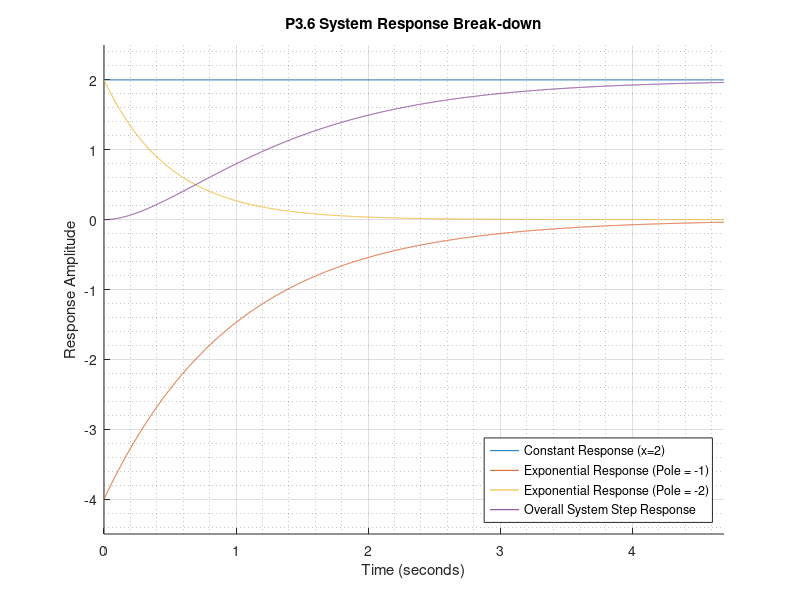

Source code (MATLAB):
% P3.6
tset_2 = 1/(-1)*log(0.02);
tset_3 = 1/(-2)*log(0.02);
limit = max(tset_2,tset_3)*1.2;
t = 0:0.001:limit;

x_1 = @(t) 2;
x_ser_1 = arrayfun(x_1,t);

x_2 = @(t) -4*exp(-t);
x_ser_2 = x_2(t);

x_3 = @(t) 2*exp(-2*t);
x_ser_3 = x_3(t);

x_ser = arrayfun(@(t) x_1(t) + x_2(t) + x_3(t),t);

figure;
hold on
title("P3.6 System Response Break-down");
plot(t,x_ser_1,'DisplayName',"Constant Response (x=2)");
plot(t,x_ser_2,'DisplayName',"Exponential Response (Pole = -1)");
plot(t,x_ser_3,'DisplayName',"Exponential Response (Pole = -2)");
plot(t,x_ser,'DisplayName',"Overall System Step Response");
xlim([0 limit])
ylim([-4.5 2.5]);
xlabel("Time (seconds)");
ylabel("Response Amplitude");
legend("Location",'southeast');
grid; grid minor;
